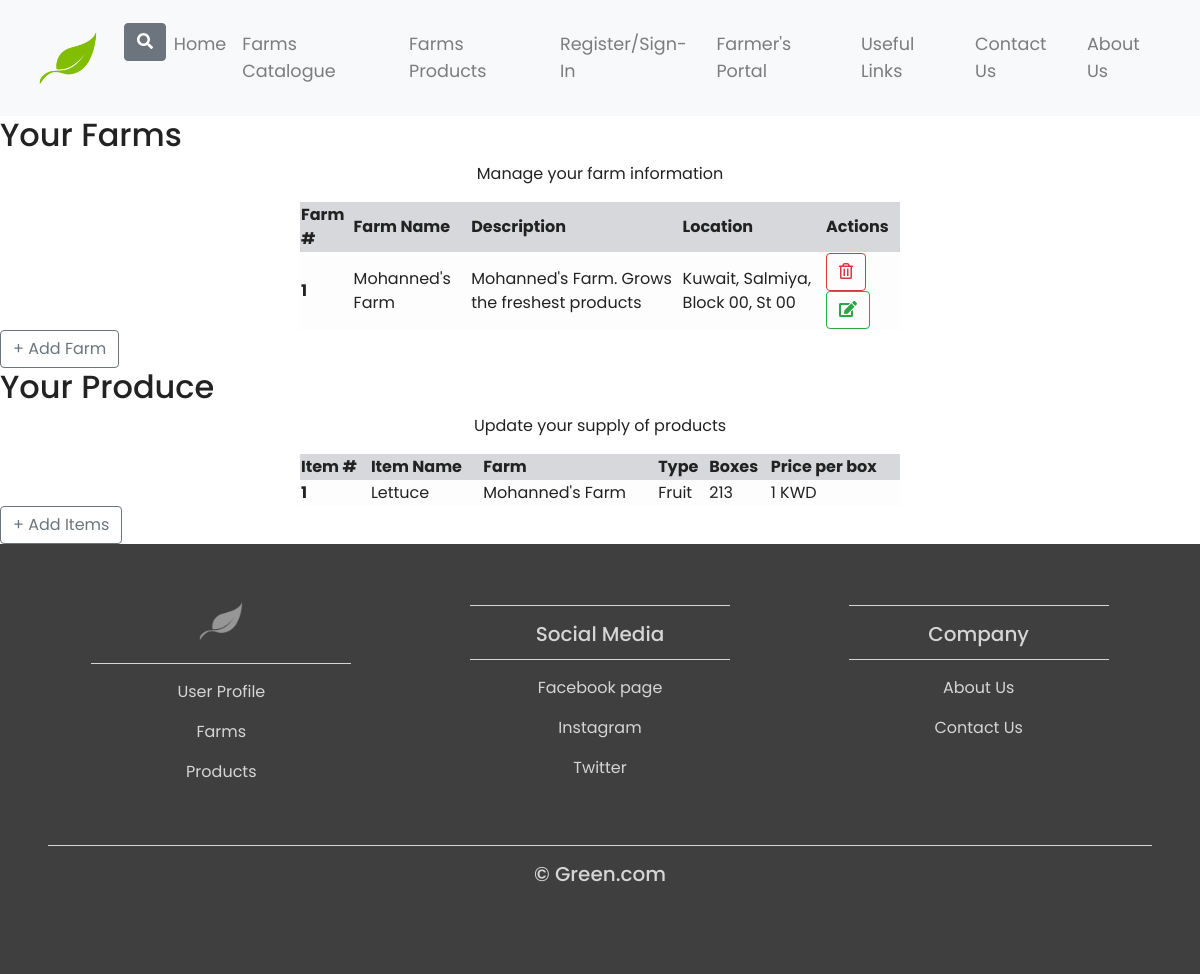
The app's page /farmportal/ (signed in) with its own data.
### tables this page shows
CREATE TABLE "farms" (
	"farm_ID"	INTEGER,
	"name"	VARCHAR(20),
	"description"	VARCHAR(500),
	PRIMARY KEY("farm_ID" AUTOINCREMENT)
);

CREATE TABLE "productPerFarm" (
	"ID"	INTEGER UNIQUE,
	"ProductName"	VARCHAR(500),
	"Boxes"	INTEGER,
	"pricePerBox"	NUMERIC,
	"farmName"	VARCHAR(500),
	"farmID"	INTEGER,
	PRIMARY KEY("ID" AUTOINCREMENT)
);

### modules/Farmsportal/Farmsportal.py (the view)
@farmportal.route("/")
@login_required
def farmer_view():
    db = UserDatabase(current_app.config["USERS_DB"])
    loggeduser = current_user.get_id()
    data = db.get_userID(loggeduser)
    myInt = data[0][0]
    farmID = db.get_farmID(myInt)
    farms = []
    for x in farmID:
        for b in x:
            finalfarmID = b
            farms.append(b)
    usersfarminfo = []
    count = 0
    for x in farms:
        usersfarminfo.append(db.get_farminfo(farms[count]))
        count += 1
    farmnames = []
    count2 = 0
    for x in farms:
        farmnames.append(db.get_farmname(farms[count2]))
        count2 +=1
    productnames = []
    productnames.append(db.get_productname())
    idcount=0
    farmidint = []
    for z in farmID:
        for d in z:
            farmidint.append(farmID[idcount][0])
            idcount+=1
    productinfo = []
    count2 = 0
    for x in farmidint:
        productinfo.append(db.get_productinfo(farmidint[count2]))
        count2 += 1
    print(productinfo)
    finalproductinfo = []
    for x in productinfo:
        for b in x:
            finalproductinfo.append(b)
    print(finalproductinfo)
    return render_template("farm-portal.html", farminfo = usersfarminfo, names=farmnames, productnames = productnames, productinfo = finalproductinfo)

### app.py (called while the page is built)
@login_manager.user_loader
def load_user(user_id):
    db = UserDatabase(app.config["USERS_DB"])
    user = db.check_user(user_id)
    if user:
        user = User(user[0])
        return user
    return None

### models.py (called while the page is built)
    def get_id(self):
        return self.user_id

### modules/Auth/user_db.py (called while the page is built)
    def check_user(self, username):
            sql = """
                SELECT username, password, id, access
                FROM users
                WHERE username = ?
            """
            self.cursor.execute(sql, (username, ))
            return self.cursor.fetchone()

    def get_userID(self, loggedusername):
            sql = """
                SELECT id
                FROM users
                WHERE username = ?
            """
            self.cursor.execute(sql, (loggedusername,))
            loggeduser = self.cursor.fetchall()
            return loggeduser

    def get_farmID(self, farmIDint):
        sql = """
                SELECT FARMID
                FROM userfarms
                WHERE userID = ?
            """
        self.cursor.execute(sql, (farmIDint,))
        currentuserfarmID = self.cursor.fetchall()
        return currentuserfarmID

    def get_farminfo(self, finalfarmID):
        sql = """
                SELECT farm_id, name, description
                FROM farms
                WHERE farm_ID = ?
            """
        self.cursor.execute(sql, (finalfarmID,))
        farminfo = self.cursor.fetchall()
        return farminfo

    def get_farmname(self, finalfarmID):
        sql = """
                SELECT name
                FROM farms
                WHERE farm_ID = ?
            """
        self.cursor.execute(sql, (finalfarmID,))
        farmnames = self.cursor.fetchall()
        return farmnames

    def get_productname(self):
        sql = """
                SELECT name
                FROM Products
            """
        self.cursor.execute(sql, )
        return self.cursor.fetchall()

    def get_productinfo(self, pid):
        sql = """
                SELECT ProductName, Boxes, pricePerBox, farmName
                FROM productPerFarm
                WHERE farmID = ?
            """
        self.cursor.execute(sql, (pid,))
        productinfo = self.cursor.fetchall()
        return productinfo

    def __del__(self):
            self.__connection.close()

### templates/farm-portal.html (shortened to what this page needs)
<!DOCTYPE html>
<html lang="en">
<head>
	<link rel="stylesheet" href="https://maxcdn.bootstrapcdn.com/bootstrap/4.0.0/css/bootstrap.min.css">
	<link rel="stylesheet" href="{{ url_for('static', filename='style.css') }}">
</head>
<nav class="navbar navbar-expand-md navbar-light bg-light sticky-top">
<div class="container-fluid">
	<a class="navbar-brand" href="{{ url_for('index') }}"><img src="{{url_for('static', filename='logo3.png')}}"></a>
	<div class="collapse navbar-collapse" id="navbarResponsive">
		<ul class="navbar-nav ml-auto">
			<li class="nav-item">
				<div class="dropdown show">
					<a class="btn btn-secondary" href="#" role="button" id="dropdownMenuLink" data-toggle="dropdown" aria-haspopup="true" aria-expanded="false">
						<i class="fas fa-search"></i>
					</a>
				  </div>
			</li>
			<li class="nav-item">
				<a class="nav-link" href="{{ url_for('index') }}">Home</a>
			</li>
			<li class="nav-item">
				<a class="nav-link" href="{{ url_for('farms.all_farms_view')}}">Farms Catalogue</a>
			</li>
			<li class="nav-item">
				<a class="nav-link" href="{{ url_for('products.all_products_view') }}">Farms Products</a>
			</li>
			<li class="nav-item">
				<a class="nav-link" href="{{ url_for('auth.register_post') }}">Register/Sign-In</a>
			</li>
			<li class="nav-item">
				<a class="nav-link" href="{{ url_for('farmportal') }}">Farmer's Portal</a>
			</li>
			<li class="nav-item">
				<a class="nav-link" href="{{ url_for('usefullinks') }}">Useful Links</a>
			</li>
			<li class="nav-item">
				<a class="nav-link" href="#">Contact Us</a>
			</li>
			<li class="nav-item">
				<a class="nav-link" href="{{ url_for('aboutus') }}">About Us</a>
			</li>
		</ul>
	</div>
</div>
</nav>
<div class="tables">
	<h2>Your Farms</h2>
	<p class="hint-text text-center">Manage your farm information</p>
	<table class="table-secondary col-6 offset-3">
		<thead>
		  <tr>
			<th>Farm #</th>
			<th>Farm Name</th>
			<th>Description</th>
			<th>Location</th>
			<th>Actions</th>
		  </tr>
		</thead>
		<tbody>
		{% for info in farminfo %}
			{% for x in info%}
		  <tr class="table-light">
			<form action="{{url_for('farmportal.delete')}}" method="POST">
			<th scope="row">1</th>
				<td name="test">{{ x[1]	}}</td>
				<td>{{	x[2]	}}</td>
				<td>Kuwait, Salmiya, Block 00, St 00</td>
				<td>
					<button type="submit" class="btn btn-outline-danger"><i class="far fa-trash-alt"></i></button>
					<button type="button" class="btn btn-outline-success"><i class="fas fa-edit"></i></button>
					</form>
				{%endfor%}
			{% endfor %}
		</tbody>
	  </table>
	  <button type="button" class="btn btn-outline-secondary" data-toggle="modal" data-target="#farmModal">+ Add Farm</button>
</div>
<div class="tables">
	<h2>Your Produce</h2>
	<p class="hint-text text-center">Update your supply of products</p>
	<table class="table-secondary col-6 offset-3">
		<thead>
		  <tr>
			<th>Item #</th>
			<th>Item Name</th>
			<th>Farm</th>
			<th>Type</th>
			<th>Boxes</th>
			<th>Price per box</th>
		  </tr>
		</thead>
		<tbody>
		{% for info in productinfo %}
		  <tr class="table-light">
			<th scope="row">1</th>
			<td>{{info[0]}}</td>
			<td>{{info[3]}}</td>
			<td>Fruit</td>
			<td>{{info[1]}}</td>
			<td>{{info[2]}} KWD</td>
		{%endfor%}
		  </tr>
		</tbody>
	  </table>
	  <button type="button" class="btn btn-outline-secondary" data-toggle="modal" data-target="#itemsModal">+ Add Items</button>
</div>
<footer>
	<div class="container-fluid padding">
	<div class="row text-center">
		<div class="col-md-4">
			<img src="{{url_for('static', filename='grey.png')}}" width="60" height="58">
			<hr class="light">
			<a href="{{ url_for('farmer.farmer_view') }}"><p>User Profile</p></a>
			<a href="{{ url_for('farms.all_farms_view')}}"><p>Farms</p></a>
			<P>Products</P>
		</div>
		<div class="col-md-4">
			<hr class="light">
			<h5>Social Media</h5>
			<hr class="light">
			<p>Facebook page</p>
			<p>Instagram</p>
			<p>Twitter</p>
		</div>
		<div class="col-md-4">
			<hr class="light">
			<h5>Company</h5>
			<hr class="light">
			<a href= "{{ url_for('aboutus') }}"><p>About Us</p></a>
			<p>Contact Us</p>
		</div>
		<div class="col-12">
			<hr class="light-100">
			<h5>&copy; Green.com</h5>
		</div>
	</div>
	</div>
	</footer>
    </body>
    </html>

### static/style.css (style rules this page uses)
html, body { height: 100%; width: 100%; font-family: 'Poppins', sans-serif; color: #222; }
.navbar { padding: 0.8rem; }
.nav-link { font-size: 1.1em !important; }
.padding { padding-bottom: 2rem ; }
footer { background-color: #3f3f3f; color: #d5d5d5; padding: 2rem; }
hr.light { border-top: 1px solid #d5d5d5; width: 75%; margin-top: 0.8rem; margin-bottom: 1rem; }
footer a { color: #d5d5d5; }
hr.light-100 { border-top: 1px solid #d5d5d5; width: 100%; margin-top: 0.8rem; margin-bottom: 1rem; }
[class*="col-"] { padding: 1rem; }
.navbar-brand img { width: 5rem; height: 5rem; }

### records on screen
farms: name "Mohanned's Farm", description "Mohanned's Farm. Grows the freshest products"
productPerFarm: ProductName "Lettuce", farmName "Mohanned's Farm", Boxes "213", pricePerBox "1"
